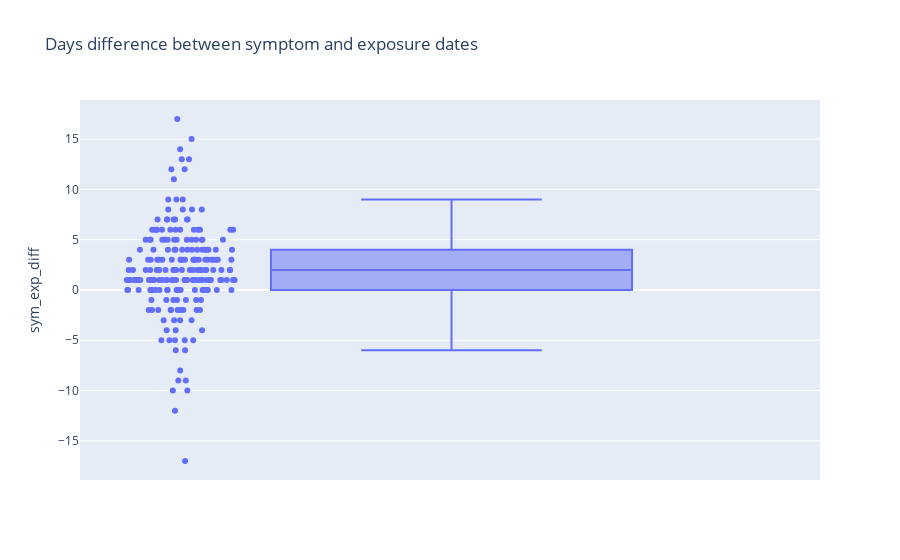

The notebook cell saved with this chart:
### Code cell
fig = px.box(df1.dropna(subset=['sym_exp_diff']), y="sym_exp_diff", points='all', title='Days difference between symptom and exposure dates') # typically after how many days after the exposure do the symptoms come up
# fig.layout.plot_bgcolor = '#6A7806'
# fig.layout.paper_bgcolor = '#6A7806'
fig.show()

### Figure 1 — Plotly figure (JSON) as saved in the notebook; plotly's stock layout.template omitted (floating-point values rounded to 4 significant figures; data arrays with more than 128 entries replaced by an {"elided": "..."} marker saying what was removed)
{"data": [{"alignmentgroup": "True", "boxpoints": "all", "hoverlabel": {"namelength": 0}, "hovertemplate": "sym_exp_diff=%{y}", "legendgroup": "", "marker": {"color": "#636efa"}, "name": "", "notched": false, "offsetgroup": "", "orientation": "v", "showlegend": false, "type": "box", "x0": " ", "xaxis": "x", "y": {"elided": "212 float values"}, "y0": " ", "yaxis": "y"}], "layout": {"boxmode": "group", "legend": {"tracegroupgap": 0}, "title": {"text": "Days difference between symptom and exposure dates"}, "xaxis": {"anchor": "y", "domain": [0.0, 1.0]}, "yaxis": {"anchor": "x", "domain": [0.0, 1.0], "title": {"text": "sym_exp_diff"}}}}
